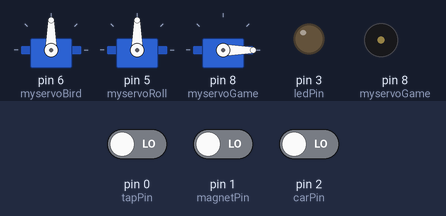
Simulated run of this sketch. Board: Arduino Uno, built with avr-gcc and run on an emulated ATmega328P. Shown: 3 × servo, output pins drawn as LEDs (lit = HIGH), buzzer (waves = sounding). The inputs (shaded band) are chosen by the test bench; at power-on: pin 0 (tapPin) LOW, pin 1 (magnetPin) LOW, pin 2 (carPin) LOW.

Above: at 1.2 s.
1.3 s: pin 0 (tapPin) driven HIGH
At 1.8 s:
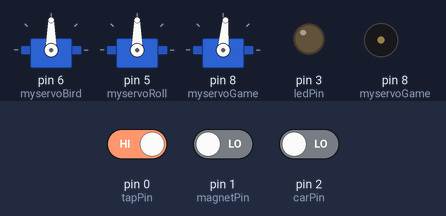
4.3 s: pin 1 (magnetPin) driven HIGH
At 5.2 s:
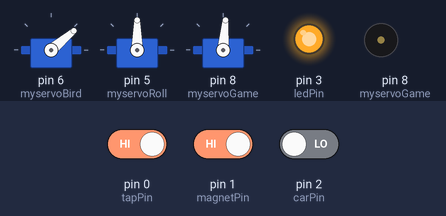
7.3 s: pin 1 (magnetPin) driven LOW
At 8.1 s:
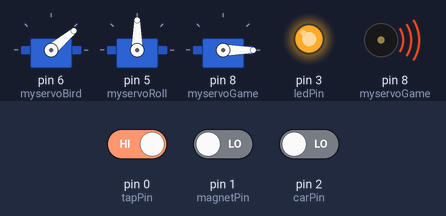
10.3 s: pin 0 (tapPin) driven LOW
13.3 s: pin 2 (carPin) driven HIGH
At 15.47 s:
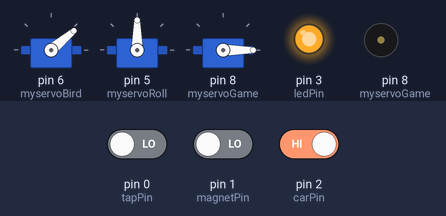
16.3 s: pin 1 (magnetPin) driven HIGH
Timing chart, 0 to 20.3 s (numbered marks = the images above; inputs shaded):
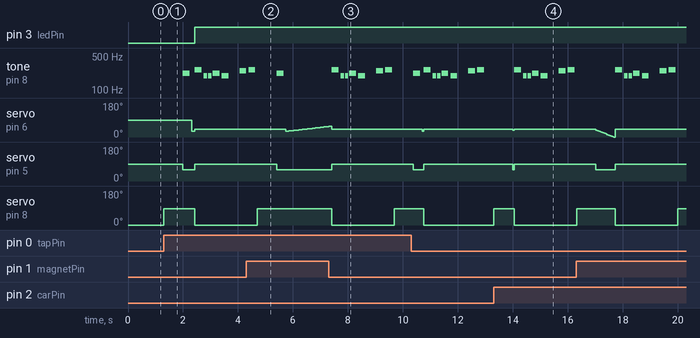

Measured:
- after the input at 1.3 s, pin 3 (ledPin): LOW → HIGH after 1.1 s; tone on pin 8 (myservoGame): plays 220 Hz for 0.25 s, 262 Hz for 0.25 s, 196 Hz for 0.13 s, 196 Hz for 0.13 s, 220 Hz for 0.25 s, 196 Hz for 0.25 s … (7 notes in this stretch), starting after 0.70 s
- after the input at 4.3 s, tone on pin 8 (myservoGame): goes on until 5.7 s, then stays silent; servo on pin 5 (myservoRoll): goes on until 5.4 s, then stays 60°; servo on pin 8 (myservoGame): goes on until 4.7 s, then stays 85°
- after the input at 7.3 s, servo on pin 5 (myservoRoll): 60° → 90° after 0.11 s instead of 1.8 s; servo on pin 8 (myservoGame): 85° → 0° after 0.11 s instead of 1.8 s
- after the input at 13.3 s, tone on pin 8 (myservoGame): plays 262 Hz for 0.25 s, 196 Hz for 0.13 s, 196 Hz for 0.13 s, 220 Hz for 0.25 s, 196 Hz for 0.25 s, 247 Hz for 0.25 s … (7 notes in this stretch), starting after 0.75 s; servo on pin 6 (myservoBird): 40° → 37° after 0.70 s, → 40° 0.05 s later

The sketch:

flappy_final_onebutton.ino
```cpp
#include <Servo.h>
#include "pitches.h"
const int magnetPin = 1;     // the number of the reed switch
const int tapPin = 0;        // the number of the pushbutton pin for bird
const int carPin = 2;        // the number of the pushbutton pin for the car
const int ledPin =  3;      // the number of the LED pin
int magnetState = 0;         // variable
int tapState = 0;         // variable
int carState = 0;         // variable
int location = 40; //start
boolean released = true;
boolean in_tap_game =false;
boolean in_car_game =false;
Servo myservoRoll;
Servo myservoBird;
Servo myservoGame;
int melody[] = {
  NOTE_C4, NOTE_G3,NOTE_G3, NOTE_A3, NOTE_G3,0, NOTE_B3, NOTE_C4};// notes in the melody:
int noteDurations[] = {
  4, 8, 8, 4,4,4,4,4 }; // note durations: 4 = quarter note, 8 = eighth note, etc.:

int jumpmusic[] = {
  NOTE_A3};// notes in the melody:
int jumpDurations[] = {
  4}; // note durations: 4 = quarter note, 8 = eighth note, etc.:

void setup()
{
  myservoBird.attach(6);
  myservoRoll.attach(5);
  myservoGame.attach(8);
  myservoGame.write(0);
  pinMode(magnetPin, INPUT);  //reed
  pinMode(tapPin, INPUT);
  pinMode(carPin, INPUT);
  pinMode(ledPin, OUTPUT);
  digitalWrite(magnetPin, HIGH);   //internal pullup
}

void loop() {
  magnetState = digitalRead(magnetPin);
  tapState = digitalRead(tapPin);
  carState = digitalRead(carPin);

  //start game
  if (tapState == HIGH && in_tap_game==false && in_car_game==false){
    myservoGame.write(85); //open box
    location=40; //bird position
    delay (700);
    myservoRoll.write(60); //roll background

    in_tap_game=true;
  }
  if(in_tap_game==true)
  {
    if ((tapState == HIGH) && released ==true)
    {
      released = false;
      if(location > 10){
        location-=10; //going up

      }
      for (int thisNote = 0; thisNote < 1; thisNote++) {
        int jumpDuration = 1000/jumpDurations[thisNote];
        tone(8, jumpmusic[thisNote],jumpDuration);
        int pauseBetweenNotes = jumpDuration * 1.30;
        delay(pauseBetweenNotes);
        noTone(1);
      }
    }
    else
    {
      if(location < 85){
        location+=1; //going up
        delay(10);
      }
    }
    if(tapState == LOW)
    {
      released = true;
    }

    myservoBird.write(location);
    delay (50);

    //game over; when bird hits ground
    if (location >84)
    {
      game_over();
    }
    //game over: when bird hit pipes
    if (magnetState == LOW)
    {
      game_over();
    }
  }


  //start   CAR game
  if (carState == HIGH && in_tap_game==false && in_car_game==false){
    myservoGame.write(85); //open box
    location=40; //bird position
    delay (700);
    myservoRoll.write(60); //roll background

    in_car_game=true;
  }
  if(in_car_game==true)
  {
    if (tapState == HIGH)
    {
      location+=3;
    }
    if (carState == HIGH)
    {
      location-=3;
    }
    myservoBird.write(location);
    delay (50);

    //game over; when bird hits ground
    if (location >84 || location<0)
    {
      game_over();
    }
    //game over: when bird hit pipes
    if (magnetState == LOW)
    {
      game_over();
    }
  }

}

void game_over(){
  //reset all the variables
  in_car_game =false;
  in_tap_game =false;
  location = 40;
  released = true;
  myservoRoll.write(90); //stop roll background
  myservoGame.write(0); //close game box
  myservoBird.write(location);//bird go back to position 40
  digitalWrite(ledPin, HIGH);
  for (int thisNote = 0; thisNote < 8; thisNote++) {
    int noteDuration = 1000/noteDurations[thisNote];
    tone(8, melody[thisNote],noteDuration);
    int pauseBetweenNotes = noteDuration * 1.30;
    delay(pauseBetweenNotes);
    noTone(8);
  }
}
```
